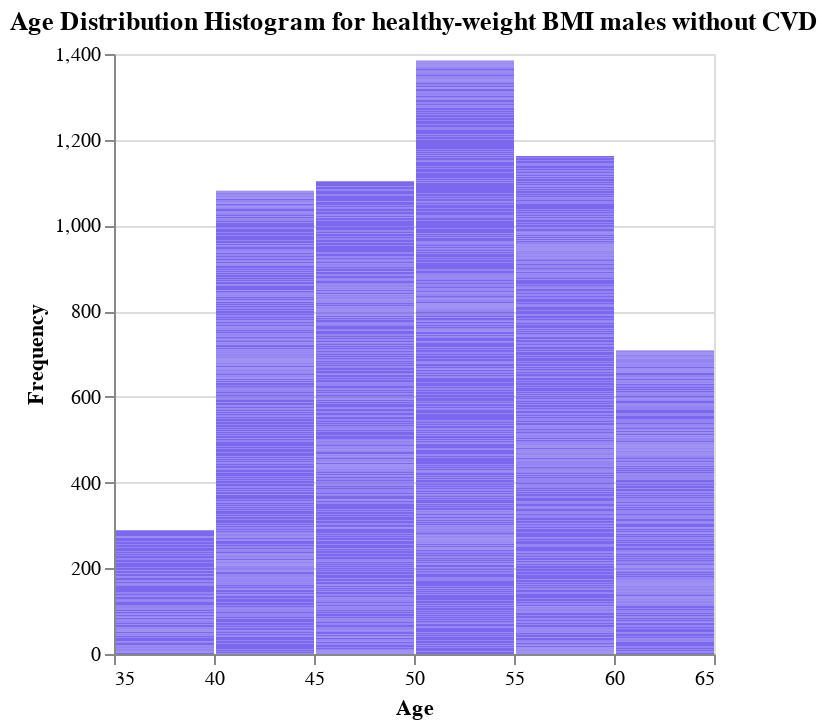

The notebook cell this image was saved under:
### Code cell
import altair as alt

# Calculate age frequencies by sex
age_counts = df.groupby('age_in_years')['age_in_years'].count().reset_index(name='agefrequency')
# Create a histogram using Altair
chart = alt.Chart(age_counts).mark_bar(color='mediumslateblue').encode(
    x=alt.X('age_in_years', bin=True, title='Age'),
    y=alt.Y('agefrequency', title='Frequency'),
    tooltip=['age_in_years', 'agefrequency']
).properties(
    title='Age Distribution Histogram for healthy-weight BMI males without CVD'
).interactive()

# Save the chart
chart.save('distribution_of_age_for_hwmales_noncvd.json')

# Display the chart
chart.show()

### Figure 1 — Vega-Lite specification as saved in the notebook (floating-point values rounded to 4 significant figures; data arrays with more than 128 entries replaced by an {"elided": "..."} marker saying what was removed)
{"config": {"view": {"continuousWidth": 300, "continuousHeight": 300}}, "data": {"name": "data-477220868c56799f6138edbb81667679"}, "mark": {"type": "bar", "color": "mediumslateblue"}, "encoding": {"tooltip": [{"field": "age_in_years", "type": "quantitative"}, {"field": "agefrequency", "type": "quantitative"}], "x": {"bin": true, "field": "age_in_years", "title": "Age", "type": "quantitative"}, "y": {"field": "agefrequency", "title": "Frequency", "type": "quantitative"}}, "params": [{"name": "param_12", "select": {"type": "interval", "encodings": ["x", "y"]}, "bind": "scales"}], "title": "Age Distribution Histogram for healthy-weight BMI males without CVD", "$schema": "https://vega.github.io/schema/vega-lite/v5.20.1.json", "datasets": {"data-477220868c56799f6138edbb81667679": {"elided": "1828 records"}}}
